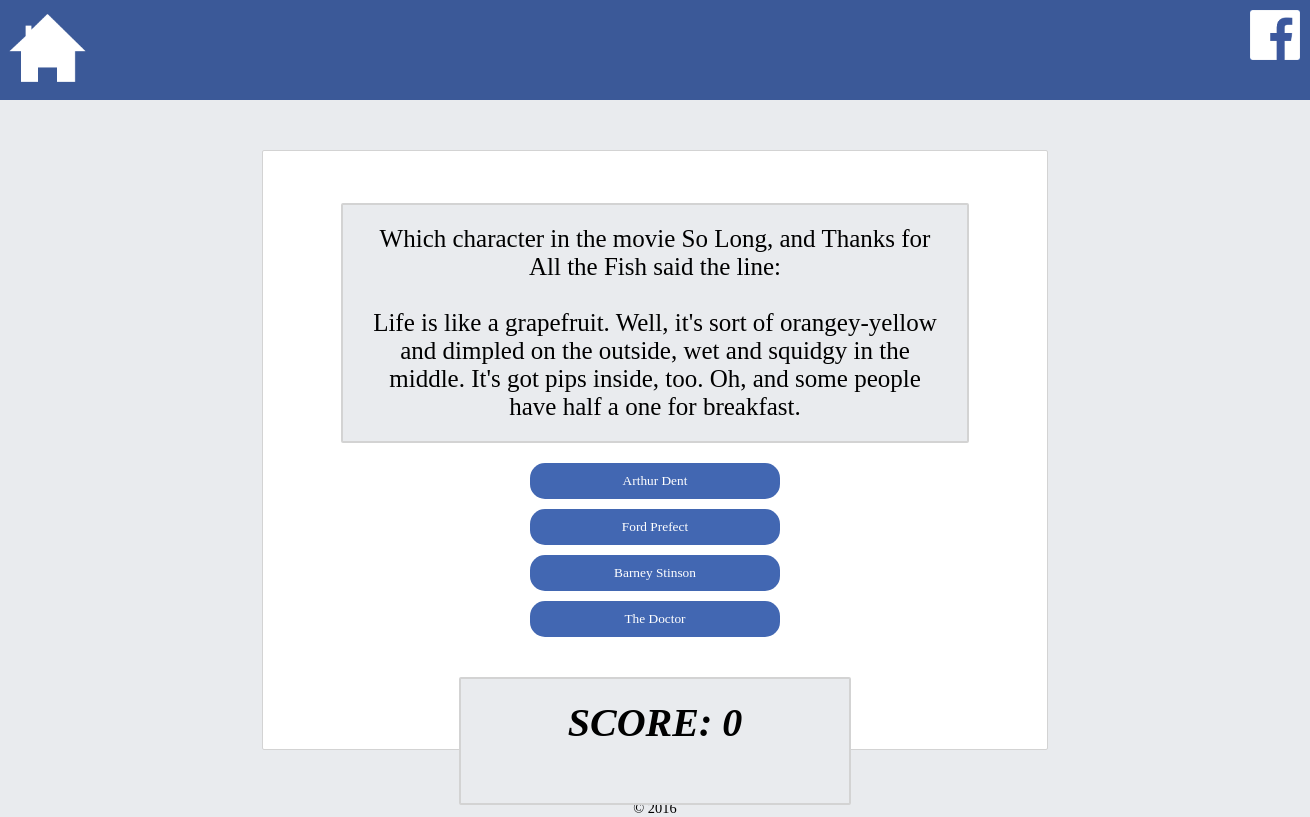
/php/endless.php, run on the app's committed database.
### tables this page shows
CREATE TABLE `quotes` (
  `id` int(11) NOT NULL AUTO_INCREMENT,
  `quote` varchar(1000) NOT NULL,
  `character` varchar(50) DEFAULT NULL,
  `actor` varchar(50) DEFAULT NULL,
  `title` varchar(50) DEFAULT NULL,
  `image` varchar(200) DEFAULT NULL,
  `medium` varchar(10) DEFAULT NULL,
  PRIMARY KEY (`id`)
);

### php/endless.php (the view, shortened to what this page needs)
<!DOCTYPE HTML>
<?php
	require_once('site.php');
?>
<html lang="en">
	<head>
		<link rel="stylesheet" href="../css/site.css" />
		<link rel="stylesheet" href="../css/game.css" />
	</head>
	<body>
		<div id="page">
			<div class="question-display-div">
			<?php
			if (!isset($score)) {
			$score = 0;
			}
			require_once('mysqli_connect.php');
			$query = "SELECT * FROM quotes ORDER BY RAND() LIMIT 1";
			$query2 = "SELECT t.character FROM quotes AS t ORDER BY RAND() LIMIT 10";
			$response = mysqli_query($dbc, $query) or die(mysqli_error($dbc));
			$response2 = mysqli_query($dbc, $query2) or die(mysqli_error($dbc));
			if ($response) {
			if ($response2) {
			$row = mysqli_fetch_array($response);
			$wrongAnswers = array();
			$possibleAnswers = array();
			while($row2 = $response2->fetch_array()) {
				array_push($possibleAnswers, $row2['character']);
			}
			for ($i =0; $i < 10; $i++) {
				if (count($wrongAnswers) >= 3) {
				break;
				}
				else {
					array_push($wrongAnswers, $possibleAnswers[$i]);
				}
			}
			$correct = $row['character'];
			echo "Which character in the movie " . $row['title'] . " said the line:<br><br>" .
			$row['quote'] .
			'</div>' .
			'<button class="button" id="answer1" onclick="checkIfRightAnswer(this.id)">'. $wrongAnswers[0] .'</button>'.
			'<button class="button" id="correct" onclick="checkIfRightAnswer(this.id)">'. $correct  .'</button>'.
			'<button class="button" id="answer3" onclick="checkIfRightAnswer(this.id)">'. $wrongAnswers[1]  .'</button>'.
			'<button class="button" id="answer4" onclick="checkIfRightAnswer(this.id)">'. $wrongAnswers[2] .'</button>'.
			'<div class="score-display-div">'.
				'<b><em>'."SCORE: " . $score .'</em></b>'.
			'</div>';
			}
			}
			?>
		</div>
		<footer>
			&copy; 2016
		</footer>
	</body>
</html>

### css/site.css (style rules this page uses)
* { margin: 0; border: 0; padding: 0; box-sizing: border-box; color: black; background-color: inherit; font-family: "Tahoma", "Lucida Grande"; }
footer { width: 100%; height: 10px; font-size: 0.9rem; text-align: center; margin-top: 30px; }
body { min-width: 1300px; background-color: rgb(233, 235, 238); }
#page { width: 60%; height: calc(100vh - 250px); min-height: 600px; min-width: 600px; text-align: center; border: 1px solid lightgray; border-radius: 2px; margin: 50px auto; background-color: white; padding: 2rem 0; position: relative; }

### css/game.css (style rules this page uses)
.button { color: white; margin: auto; text-align: center; background-color: rgb(66, 103, 178); width: 250px; padding:10px; margin-top: 10px; margin-bottom:10px; display: block; border-radius: 15px; cursor: pointer; }
.question-display-div { width: 80%; height: auto; border: 2px solid lightgray; border-radius: 2px; margin: 20px auto; padding: 20px; font-size:25px; background-color: rgb(233, 235, 238); }
.score-display-div { text-align: center; width: 50%; height: 8rem; border: 2px solid lightgray; border-radius: 2px; margin: 40px auto; padding: 20px; font-size:40px; background-color: rgb(233, 235, 238); }

### data on the page
quotes: title "So Long, and Thanks for All the Fish", quote "Life is like a grapefruit. Well, it's sort of orangey-yellow and dimpled on the outside, wet and squidgy in the middle. It's got pips inside, too. Oh, and some people have half a one for breakfast.", character "Ford Prefect"

### other printed values
$wrongAnswers[0] "Arthur Dent"
$wrongAnswers[1] "Barney Stinson"
$wrongAnswers[2] "The Doctor"
$score "0"
